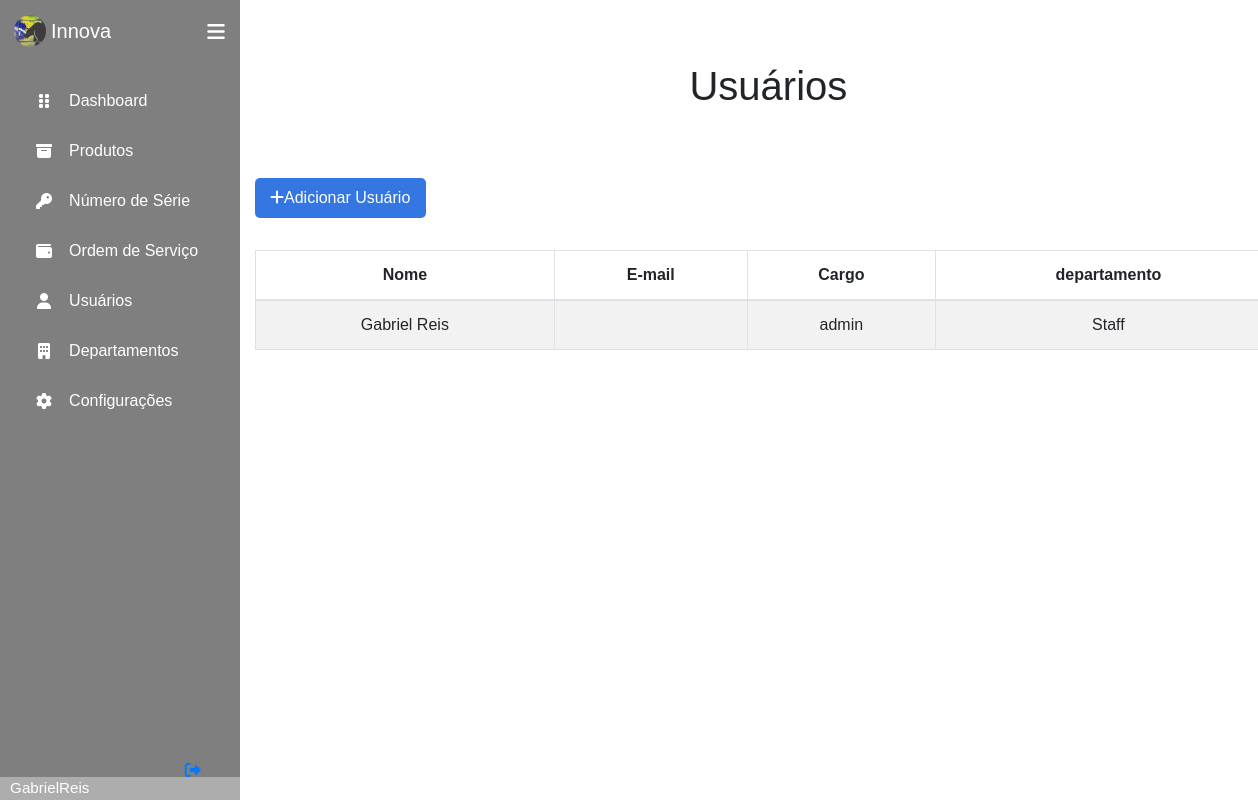
/colaborator/users/ (signed in), run on the app's committed database.
### colaborator/models.py (models this page shows, shortened)
class Colaborador(models.Model):
    nome = CharField(max_length=120)
    cargo = CharField(max_length=30)
    user = OneToOneField(User, on_delete=models.CASCADE)
    departamento = ForeignKey(Departamento, on_delete=models.CASCADE)
    dateCriacao = DateTimeField(auto_now_add=True)

### departments/models.py (models this page shows, shortened)
class Departamento(models.Model):
    nome = CharField(max_length=30)
    def __str__(self):
        return self.nome

### colaborator/views.py (the view)
# urls.py: path('users/', ColaboratorView, name = 'Home_Colaborator'),
@login_required
def ColaboratorView(request):
    search = request.GET.get('search')
    if search:
        colaborators = Colaborador.objects.filter(nome__icontains = search)
    else:
        colaborators = Colaborador.objects.all().order_by('-dateCriacao')
    return render(request, 'colaborator/User.html', {'colaborators' : colaborators})

### templates/colaborator/User.html (shortened to what this page needs)
{% extends 'base.html' %}
{% block content %}
    <div class="container title">
        <h1>Usuários</h1>
    </div>
    <div class="container">
        <a href="{% url 'colaborators:Signup_Colaborator' %}" class="add-colaborator">
            <div class="col-2 add-colaborator-div">
                <i class="fas fa-plus add-colaborator-button"></i>Adicionar Usuário
            </div>
        </a>
    </div>
    <div class="container table-users">
        <table class="table table-striped table-hover table-bordered">
            <thead>
                <th scope="col">Nome</th>
                <th scope="col">E-mail</th>
                <th scope="col">Cargo</th>
                <th scope="col">departamento</th>
            </thead>
            <tbody>
                {% for colaborator in colaborators %}
                    <tr scope="row">
                        <td>
                            {{colaborator.nome}}
                        </td>
                        <td>
                        </td>
                        <td>
                            {{colaborator.cargo}}
                        </td>
                        <td>
                            {{colaborator.departamento}}
                        </td>
                    </tr>
                {% endfor %}
            </tbody>
        </table>
    </div>
{% endblock %}

### templates/base.html (shortened to what this page needs)
{% load static %}
<!DOCTYPE html>
<html lang="pt-br">
<head>
    <link rel="stylesheet" href="{% static 'css/style.css' %}">
    <link rel="stylesheet" href="{% static 'css/bs/bootstrap.css' %}">
</head>
<body>
    {% if user.is_authenticated %}
    <div class="sidebar">
        <div class="logo_content">
            <div class="logo">
                <img src="{% static 'img/logo-base.png' %}" class="img-base"/>
                <div class="logo_name">Innova</div>
            </div>
            <i class="fas fa-bars" id="btn-menu"></i>
        </div>
        <ul class="nav_list">
            <li>
                <a href="{%url 'main:Home_Main'%}">
                    <i class="fas fa-grip-vertical"></i>
                    <span class="link_name">Dashboard</span>
                </a>
            </li>
            <li>
                <a href="{%url 'products:Home_Products'%}">
                    <i class="fas fa-archive"></i>
                    <span class="link_name">Produtos</span>
                </a>
            </li>
            <li>
                <a href="{%url 'products:Serial_Number'%}">
                    <i class="fas fa-key"></i>
                    <span class="link_name">Número de Série</span>
                </a>
            </li>
            <li>
                <a href="#">
                    <i class="fas fa-wallet"></i>
                    <span class="link_name">Ordem de Serviço</span>
                </a>
            </li>
            <li>
                <a href="{%url 'colaborators:Home_Colaborator'%}">
                    <i class="fas fa-user"></i>
                    <span class="link_name">Usuários</span>
                </a>
            </li>
            <li>
                <a href="{%url 'departments:Home_Departments'%}">
                    <i class="fas fa-building"></i>
                    <span class="link_name">Departamentos</span>
                </a>
            </li>
            <li>
                <a href="#">
                    <i class="fas fa-cog"></i>
                    <span class="link_name">Configurações</span>
                </a>
            </li>
        </ul>
        <div class="profile_content">
            <div class="profile">
                <div class="profile_details">
                    <div class="name_job">
                        <div class="name">{{ user.username }}</div>
                    </div>
                </div>
                <a href="{%url 'logout'%}">
                    <i class="fas fa-sign-out-alt" id="logout"></i>
                </a>
            </div>
        </div>
    </div>
    {% endif %}
    <div class="home_content">
        {% block content %}
        {% endblock %}
    </div>
</body>
</html>

### static/css/style.css (style rules this page uses)
* { margin: 0; padding: 0; box-sizing: border-box; font-family: sans-serif; }
body { position: relative; min-height: 100vh; width: 100%; overflow: auto; }
.sidebar { position: fixed; top: 0; left: 0; height: 100%; width: 15em; background: #7F7F7F; padding: 0.37em 0.88em; }
.sidebar .logo_content .logo { color: #fff; display: flex; height: 3.13em; width: 100%; align-items: center; }
.logo_content .img-base { border-radius: 50%; margin-right: 0.31em; }
.logo_content .logo .logo_name { font-size: 1.25em; font-weight: 400; }
.sidebar #btn-menu { position: absolute; color: #fff; left: 90%; top: 0.37em; font-size: 1.25em; height: 3.13em; width: 3.13em; text-align: center; line-height: 2.5em; transform: translateX(-50%); }
.sidebar ul { margin-top: 1.25em; }
.sidebar ul li { position: relative; height: 3.13em; width: 100%; margin: 0 0.31em; list-style: none; line-height: 3.13em; }
.sidebar ul li a { color: #fff; display: flex; align-items: center; text-decoration: none; transition: all 0.4s ease; border-radius: 0.75em; }
.sidebar ul li a i { height: 3.13em; min-width: 3.13em; border-radius: 0.75em; line-height: 3.13em; text-align: center; }
.sidebar .profile_content { position: absolute; color: #fff; bottom: 0; left: 0; width: 100%; }
.profile_content .profile .profile_details { display: flex; align-items: center; background: #ADADAD; }
.profile .profile_details .name_job { margin-left: 0.63em; }
.profile .profile_details .name { font-size: 0.95em; font-weight: 400; }
.profile #logout { position: absolute; left: 88%; bottom: 0.31em; transform: translateX(-50%); min-width: 3.3em; line-height: 3.13em; font-size: 1.25; border-radius: 0.75em; }
.home_content { top: 2em; position: absolute; height: 95%; width: 84%; left: 15em; }
.title { font-size: 1.5em !important; padding: 30px; position: relative; text-align: center; }
h1 { padding-bottom: 0.75em; }
.table { text-align: center; margin-right: 0; }
.add-colaborator { position: relative; text-decoration: none !important; margin-right: -0.3em; width: 5em; }
.add-colaborator-div { background-color: #3476e2; cursor: pointer; display: inline-block; color: #fff; padding: 0.5em; border-radius: 0.31em; }
.table-users { margin-top: 2em; }

### data on the page
Colaborador: nome "Gabriel Reis", cargo "admin", departamento "Staff"

### other printed values
{{ user.username }} "GabrielReis"
